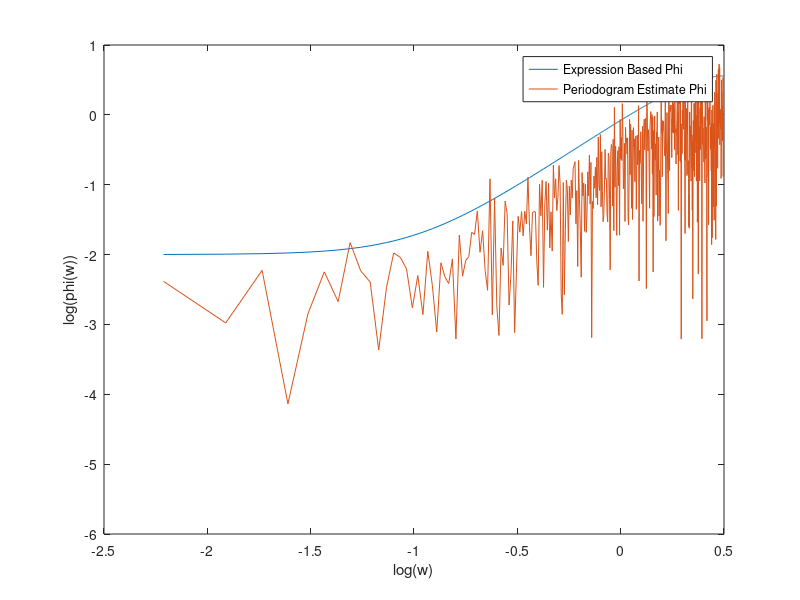

Reproduce this figure in MATLAB.
clear all; close all

%% 2.3
N = 1000
a1 = 0.9; 
var = 1;
e = sqrt(3)*(2*rand(N,1)-1);
wt = filter([1 -a1],1,e);
[p, w] = periodogram(wt);
[h, f] = freqz([1 -a1],1,length(w));
phiw = h.^2*var;
plot(log10(w),log10(phiw))
hold on
plot(log10(w),log10(p))
xlabel('log(w)'); ylabel('log(phi(w))')
legend('Expression Based Phi','Periodogram Estimate Phi')